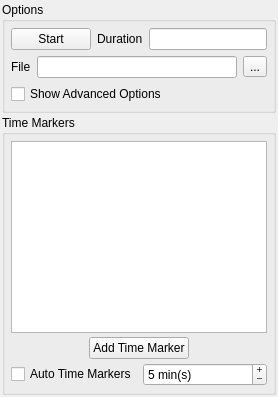
       <widget class="QWidget" name="mControlsRecordTab" >
        <attribute name="title" >
         <string>Record</string>
        </attribute>
        <layout class="QVBoxLayout" >
         <property name="spacing" >
          <number>2</number>
         </property>
         <property name="leftMargin" >
          <number>2</number>
         </property>
         <property name="topMargin" >
          <number>2</number>
         </property>
         <property name="rightMargin" >
          <number>2</number>
         </property>
         <property name="bottomMargin" >
          <number>2</number>
         </property>
         <item>
          <widget class="QGroupBox" name="mRecordOptionsGroupBox" >
           <property name="sizePolicy" >
            <sizepolicy vsizetype="Minimum" hsizetype="Preferred" >
             <horstretch>0</horstretch>
             <verstretch>0</verstretch>
            </sizepolicy>
           </property>
           <property name="title" >
            <string>Options</string>
           </property>
           <layout class="QVBoxLayout" >
            <property name="spacing" >
             <number>4</number>
            </property>
            <property name="leftMargin" >
             <number>6</number>
            </property>
            <property name="topMargin" >
             <number>6</number>
            </property>
            <property name="rightMargin" >
             <number>6</number>
            </property>
            <property name="bottomMargin" >
             <number>6</number>
            </property>
            <item>
             <widget class="QWidget" native="1" name="mOptionsVerticalLayout" >
              <layout class="QVBoxLayout" >
               <property name="spacing" >
                <number>6</number>
               </property>
               <property name="leftMargin" >
                <number>0</number>
               </property>
               <property name="topMargin" >
                <number>0</number>
               </property>
               <property name="rightMargin" >
                <number>0</number>
               </property>
               <property name="bottomMargin" >
                <number>0</number>
               </property>
               <item>
                <layout class="QHBoxLayout" >
                 <property name="spacing" >
                  <number>6</number>
                 </property>
                 <property name="leftMargin" >
                  <number>0</number>
                 </property>
                 <property name="topMargin" >
                  <number>0</number>
                 </property>
                 <property name="rightMargin" >
                  <number>0</number>
                 </property>
                 <property name="bottomMargin" >
                  <number>0</number>
                 </property>
                 <item>
                  <widget class="QPushButton" name="mRecordStartButton" >
                   <property name="toolTip" >
                    <string>Start recording from present moment in the scenario. </string>
                   </property>
                   <property name="text" >
                    <string>Start</string>
                   </property>
                  </widget>
                 </item>
                 <item>
                  <widget class="QLabel" name="mRecordDurationLabel" >
                   <property name="text" >
                    <string>Duration</string>
                   </property>
                  </widget>
                 </item>
                 <item>
                  <widget class="QLineEdit" name="mRecordDurationLineEdit" >
                   <property name="enabled" >
                    <bool>true</bool>
                   </property>
                   <property name="alignment" >
                    <set>Qt::AlignRight</set>
                   </property>
                   <property name="readOnly" >
                    <bool>true</bool>
                   </property>
                  </widget>
                 </item>
                </layout>
               </item>
               <item>
                <layout class="QHBoxLayout" >
                 <property name="spacing" >
                  <number>6</number>
                 </property>
                 <property name="leftMargin" >
                  <number>0</number>
                 </property>
                 <property name="topMargin" >
                  <number>0</number>
                 </property>
                 <property name="rightMargin" >
                  <number>0</number>
                 </property>
                 <property name="bottomMargin" >
                  <number>0</number>
                 </property>
                 <item>
                  <widget class="QLabel" name="mRecordFileLabel" >
                   <property name="text" >
                    <string>File</string>
                   </property>
                   <property name="buddy" >
                    <cstring>mRecordFileLineEdit</cstring>
                   </property>
                  </widget>
                 </item>
                 <item>
                  <widget class="QLineEdit" name="mRecordFileLineEdit" >
                   <property name="sizePolicy" >
                    <sizepolicy vsizetype="Fixed" hsizetype="Expanding" >
                     <horstretch>1</horstretch>
                     <verstretch>0</verstretch>
                    </sizepolicy>
                   </property>
                   <property name="toolTip" >
                    <string>The output file to write data to.</string>
                   </property>
                   <property name="readOnly" >
                    <bool>true</bool>
                   </property>
                  </widget>
                 </item>
                 <item>
                  <widget class="QToolButton" name="mRecordFilePushButton" >
                   <property name="text" >
                    <string>...</string>
                   </property>
                  </widget>
                 </item>
                </layout>
               </item>
               <item>
                <widget class="QCheckBox" name="mRecordShowAdvancedOptionsCheckBox" >
                 <property name="text" >
                  <string>Show Advanced Options</string>
                 </property>
                </widget>
               </item>
              </layout>
             </widget>
            </item>
           </layout>
          </widget>
         </item>
         <item>
          <widget class="QWidget" native="1" name="widget_4" >
           <property name="sizePolicy" >
            <sizepolicy vsizetype="Preferred" hsizetype="Preferred" >
             <horstretch>0</horstretch>
             <verstretch>10</verstretch>
            </sizepolicy>
           </property>
           <layout class="QVBoxLayout" >
            <property name="spacing" >
             <number>0</number>
            </property>
            <property name="leftMargin" >
             <number>0</number>
            </property>
            <property name="topMargin" >
             <number>0</number>
            </property>
            <property name="rightMargin" >
             <number>0</number>
            </property>
            <property name="bottomMargin" >
             <number>0</number>
            </property>
            <item>
             <widget class="QGroupBox" name="mRecordTimeMarkersGroupBox" >
              <property name="minimumSize" >
               <size>
                <width>0</width>
                <height>0</height>
               </size>
              </property>
              <property name="title" >
               <string>Time Markers</string>
              </property>
              <layout class="QVBoxLayout" >
               <property name="spacing" >
                <number>4</number>
               </property>
               <property name="leftMargin" >
                <number>6</number>
               </property>
               <property name="topMargin" >
                <number>6</number>
               </property>
               <property name="rightMargin" >
                <number>6</number>
               </property>
               <property name="bottomMargin" >
                <number>6</number>
               </property>
               <item>
                <widget class="QListWidget" name="mRecordTimeMarkersLineTextBox" >
                 <property name="toolTip" >
                  <string>Current time markers added to the scenario. </string>
                 </property>
                </widget>
               </item>
               <item>
                <layout class="QHBoxLayout" >
                 <property name="spacing" >
                  <number>6</number>
                 </property>
                 <property name="leftMargin" >
                  <number>0</number>
                 </property>
                 <property name="topMargin" >
                  <number>0</number>
                 </property>
                 <property name="rightMargin" >
                  <number>0</number>
                 </property>
                 <property name="bottomMargin" >
                  <number>0</number>
                 </property>
                 <item>
                  <spacer>
                   <property name="orientation" >
                    <enum>Qt::Horizontal</enum>
                   </property>
                   <property name="sizeHint" >
                    <size>
                     <width>40</width>
                     <height>20</height>
                    </size>
                   </property>
                  </spacer>
                 </item>
                 <item>
                  <widget class="QPushButton" name="mRecordAddTimeMarkerButton" >
                   <property name="sizePolicy" >
                    <sizepolicy vsizetype="Fixed" hsizetype="Minimum" >
                     <horstretch>0</horstretch>
                     <verstretch>0</verstretch>
                    </sizepolicy>
                   </property>
                   <property name="minimumSize" >
                    <size>
                     <width>0</width>
                     <height>11</height>
                    </size>
                   </property>
                   <property name="toolTip" >
                    <string>Adds a time marker at the current moment in simulation time. </string>
                   </property>
                   <property name="text" >
                    <string>Add Time Marker</string>
                   </property>
                  </widget>
                 </item>
                 <item>
                  <spacer>
                   <property name="orientation" >
                    <enum>Qt::Horizontal</enum>
                   </property>
                   <property name="sizeHint" >
                    <size>
                     <width>40</width>
                     <height>20</height>
                    </size>
                   </property>
                  </spacer>
                 </item>
                </layout>
               </item>
               <item>
                <widget class="QWidget" native="1" name="horizontalLayout" >
                 <layout class="QHBoxLayout" >
                  <property name="spacing" >
                   <number>6</number>
                  </property>
                  <property name="leftMargin" >
                   <number>0</number>
                  </property>
                  <property name="topMargin" >
                   <number>0</number>
                  </property>
                  <property name="rightMargin" >
                   <number>0</number>
                  </property>
                  <property name="bottomMargin" >
                   <number>0</number>
                  </property>
                  <item>
                   <widget class="QCheckBox" name="mRecordAutomaticTimeMarkersCheckBox" >
                    <property name="toolTip" >
                     <string>Add a time marker every minute specified in the box to the right. </string>
                    </property>
                    <property name="text" >
                     <string>Auto Time Markers</string>
                    </property>
                   </widget>
                  </item>
                  <item>
                   <widget class="QSpinBox" name="mRecordAutomaticTimeMarkersSpinBox" >
                    <property name="sizePolicy" >
                     <sizepolicy vsizetype="Fixed" hsizetype="Expanding" >
                      <horstretch>0</horstretch>
                      <verstretch>0</verstretch>
                     </sizepolicy>
                    </property>
                    <property name="buttonSymbols" >
                     <enum>QAbstractSpinBox::PlusMinus</enum>
                    </property>
                    <property name="specialValueText" >
                     <string> min</string>
                    </property>
                    <property name="suffix" >
                     <string> min(s)</string>
                    </property>
                    <property name="maximum" >
                     <number>30</number>
                    </property>
                    <property name="value" >
                     <number>5</number>
                    </property>
                   </widget>
                  </item>
                 </layout>
                </widget>
               </item>
              </layout>
             </widget>
            </item>
           </layout>
          </widget>
         </item>
        </layout>
       </widget>
